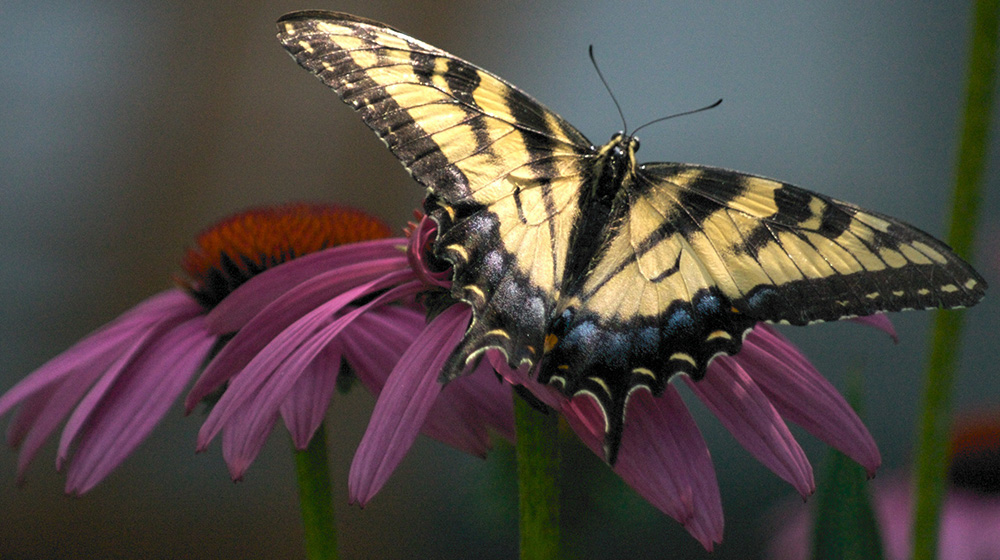
#> input picture image/image.jpg, 1000 x 560 px
$ python sobel.py
#> lines starting #> are read from the running program, lines starting #| are printed output that depends on the picture
import numpy as np
import cv2
from matplotlib import pyplot as plt

def convolve_np(X,F):
    X_height = X.shape[0]
    X_width = X.shape[1]

    F_height = F.shape[0]
    F_width = F.shape[1]

    H = int((F_height - 1)/2)
    W = int((F_width - 1)/2)

    out = np.zeros((X_height, X_width))

    for i in np.arange(H, X_height-H):
        for j in np.arange(W, X_width-W):
            sum = 0
            for k in np.arange(-H, H+1):
                for l in np.arange(-W, W+1):
                    a = X[i+k, j+l]
                    w = F[H+k, W+l]
                    sum += (w * a)
            out[i, j] = sum
    return out

img = cv2.imread('image/image.jpg', 0)
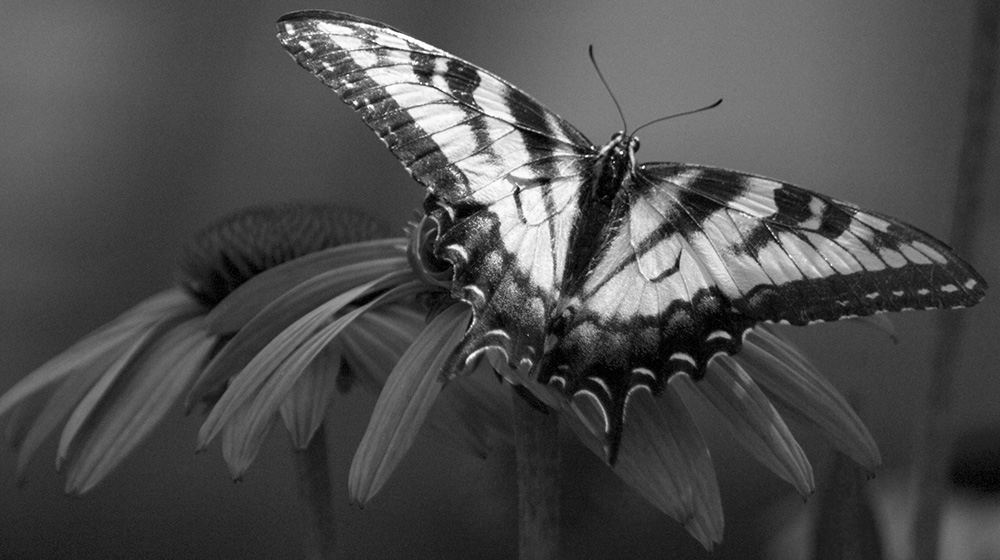
#> img: shape (560, 1000); min 0, max 255, mean 76.3

height = img.shape[0]
#> height = 560
width = img.shape[1]
#> width = 1000

Hx = np.array([[-1, 0, 1],
               [-2, 0, 2],
               [-1, 0, 1]])

Hy = np.array([[-1, -2, -1],
               [0, 0, 0],
               [1, 2, 1]])

img_x = convolve_np(img, Hx) / 8.0
#> after the loop in convolve_np, `for i in np.arange(H, X_height-H):`:
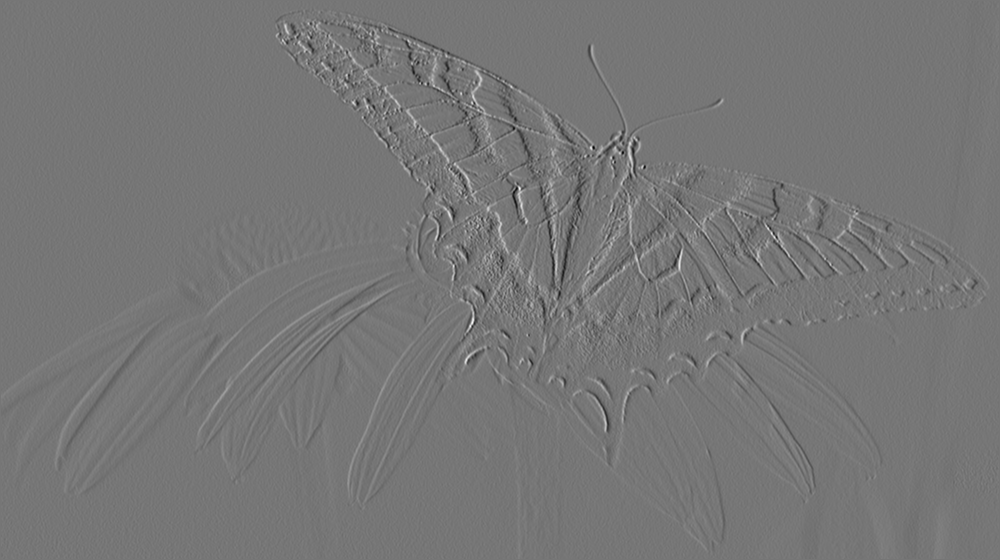
#> out: shape (560, 1000) float64; min -726, max 833, mean -0.2; drawn with min black and max white
img_y = convolve_np(img, Hy) / 8.0
#> after the loop in convolve_np (call 2), `for i in np.arange(H, X_height-H):`:
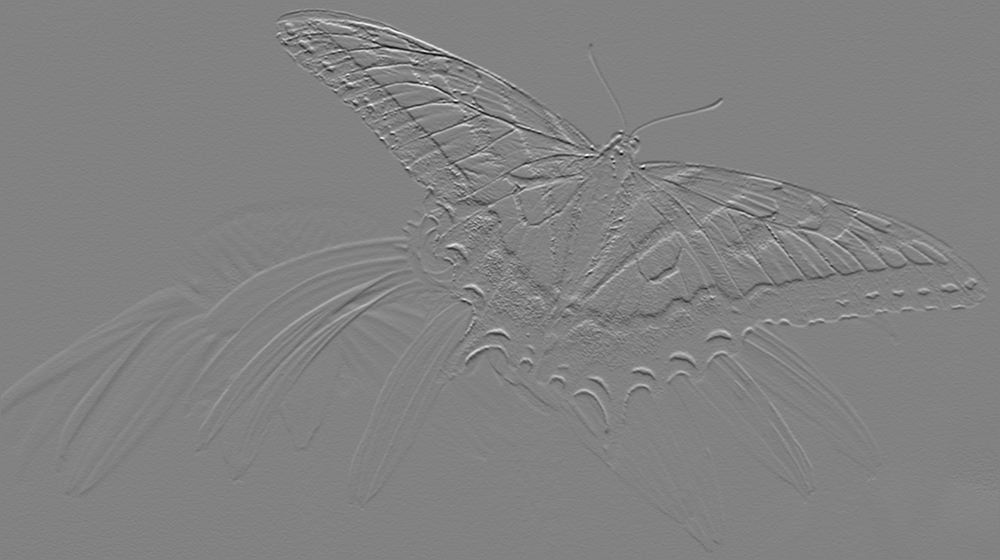
#> out: shape (560, 1000) float64; min -864, max 826, mean -0.7; drawn with min black and max white

img_out = np.sqrt(np.power(img_x, 2) + np.power(img_y, 2))
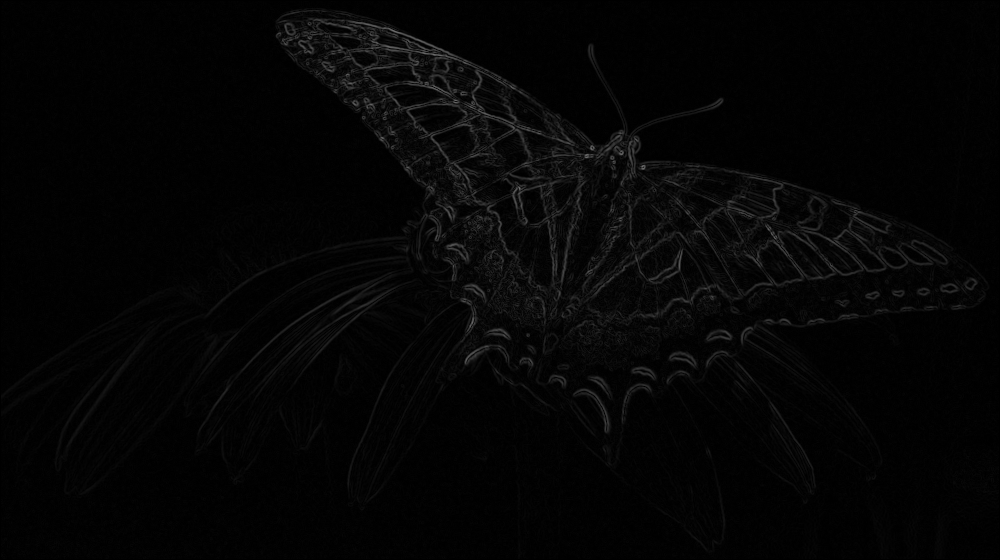
#> img_out: shape (560, 1000) float64; min 0, max 109.9, mean 5.2

img_out = (img_out / np.max(img_out)) * 255
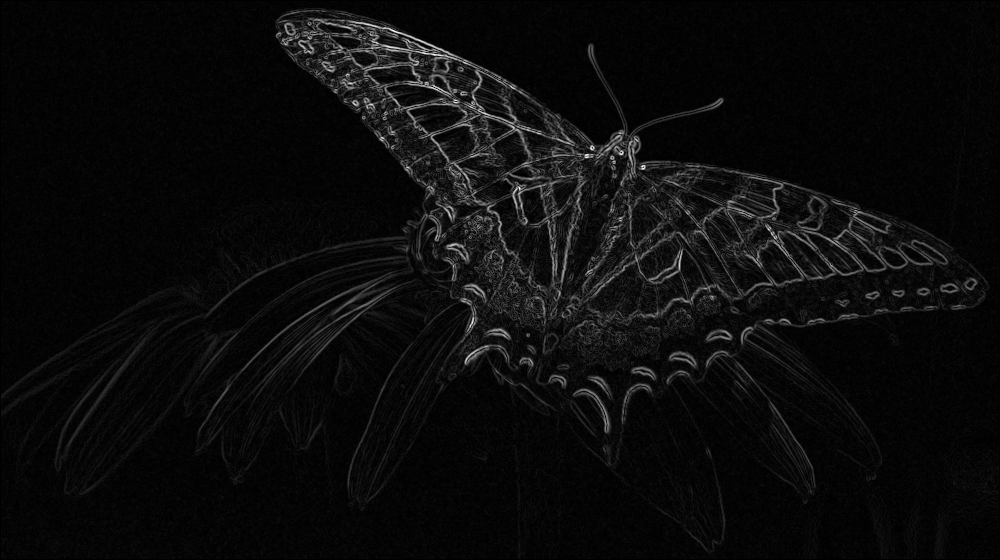
#> img_out: shape (560, 1000) float64; min 0, max 255, mean 12

cv2.imwrite('image/Edge_Sobel.jpg', img_out)

plt.imshow(img_out, cmap = 'gray', interpolation = 'bicubic')
plt.xticks([]), plt.yticks([])
plt.show()
